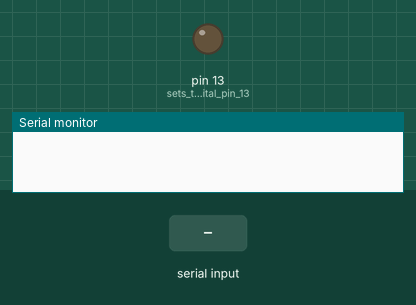
This sketch was run on a simulated Arduino Uno, built with avr-gcc and run on an emulated ATmega328P. On the bench: output pins drawn as LEDs (lit = HIGH), the last lines printed to the serial monitor. Inputs (shaded band) come from the test bench.

Above: at 1.2 s.
1.3 s: "t\n" received over Serial
At 1.6 s:
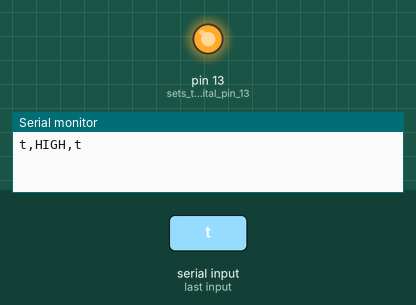
2.8 s: byte 10 (10) received over Serial
At 3.9 s:
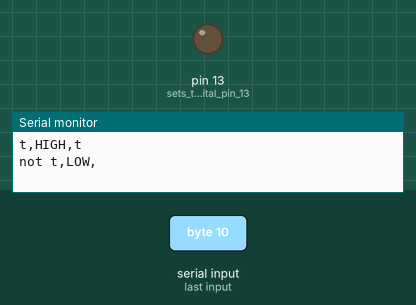
Timing chart, 0 to 5.8 s (numbered marks = the images above; inputs shaded):
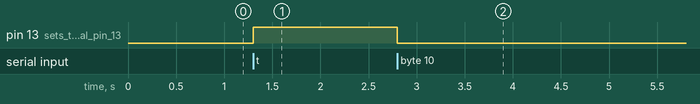

Measured:
- after the input at 1.3 s, pin 13 (sets_the_digital_pin_13): LOW → HIGH at once
- after the input at 2.8 s, pin 13 (sets_the_digital_pin_13): HIGH → LOW at once

The sketch:

serialReading.ino
```cpp
const int len = 60;
char my_str[len];
char pos = 0;

int incomingByte = 0; // for incoming serial data
void setup() {
  // put your setup code here, to run once:
  Serial.begin(38400);    // configure serial coms baud rate
  pinMode(13, OUTPUT);    // sets the digital pin 13 (LED PIN) as output
}

void loop() {
  // put your main code here, to run repeatedly:
}
void serialEvent() {
  //statements
  outputStuff();
}

void outputStuff(){
// send data only when you receive data:
  if (Serial.available() > 0) {
    // read the incoming byte:
    incomingByte = Serial.read();

      my_str[pos] = incomingByte;
      pos++;

    if(incomingByte == 10){                   //10 is line feed character
      pos = 0;

      //Turn on pin 13 LED if first received character is the letter "t"
      if (my_str[0] == 't'){
        Serial.print("t,HIGH,");
          digitalWrite(13,HIGH);
      } else {
        digitalWrite(13,LOW);
        Serial.print("not t,LOW,");
      }
      Serial.print(my_str);
      //clear the string for next time
      for (int i = 0; i<=len-1; i++){
        my_str[i] = 0;

      }
    }
  }
}
```
